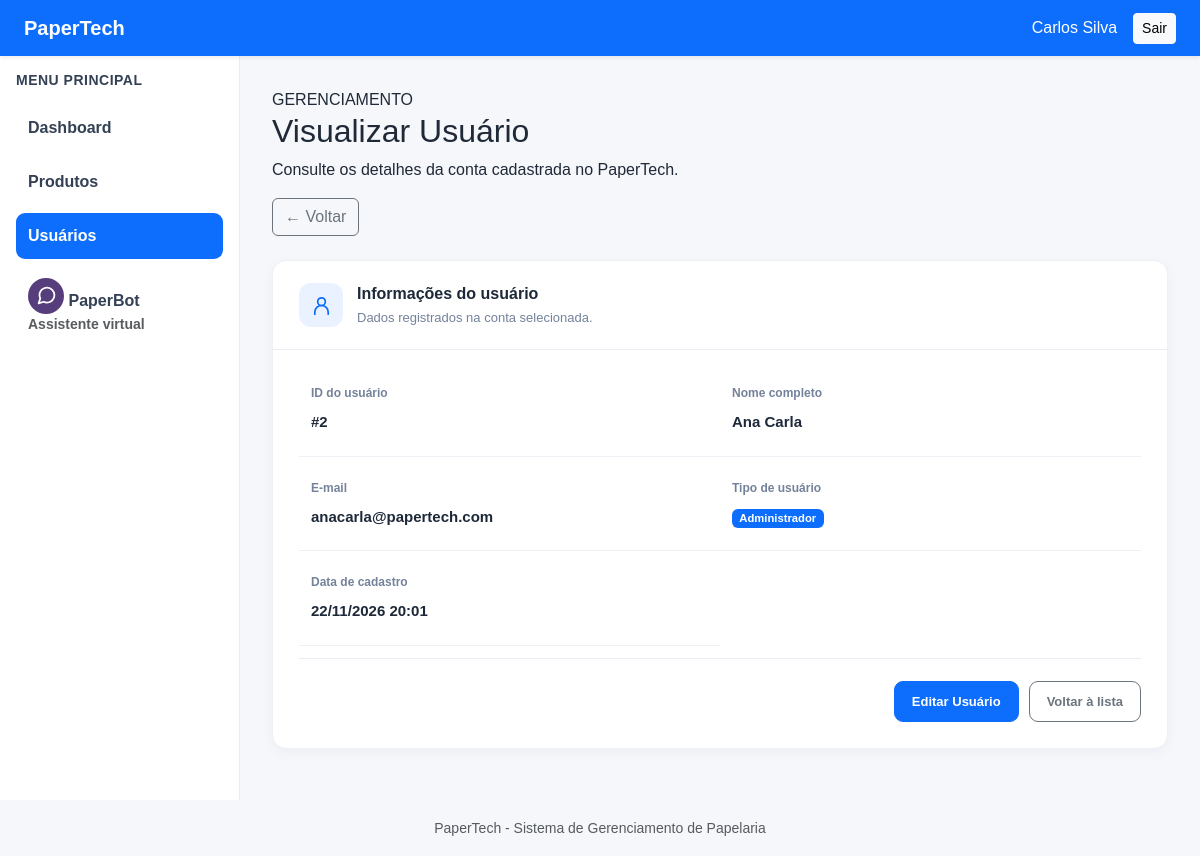
The app's page /modules/usuarios/visualizar.php?id=2 (signed in) with its own data.
### tables this page shows
CREATE TABLE `usuarios` (
  `id` int(11) NOT NULL,
  `nome` varchar(150) NOT NULL,
  `email` varchar(150) NOT NULL,
  `senha` varchar(255) NOT NULL,
  `tipo` enum('admin','funcionario') NOT NULL DEFAULT 'funcionario',
  `data_cadastro` datetime NOT NULL DEFAULT current_timestamp()
);

### modules/usuarios/visualizar.php (the view, shortened to what this page needs)
<?php
require_once __DIR__ . '/../../config/database.php';
$erro = '';
$usuario = null;
$id = filter_input(INPUT_GET, 'id', FILTER_VALIDATE_INT);
if (!$id || $id <= 0) {
    $erro = 'ID de usuário inválido.';
} else {
    $sql = "SELECT id, nome, email, tipo, data_cadastro
            FROM usuarios
            WHERE id = :id";
    $stmt = $pdo->prepare($sql);
    $stmt->execute([':id' => $id]);
    $usuario = $stmt->fetch();
}
?>
<?php require_once __DIR__ . '/../../includes/header.php'; ?>
<div class="main-container">
    <?php require_once __DIR__ . '/../../includes/sidebar.php'; ?>
    <main class="content">
        <div class="page-header mb-4">
            <div>
                <span class="page-eyebrow">GERENCIAMENTO</span>
                <h2>Visualizar Usuário</h2>
                <p>
                    Consulte os detalhes da conta cadastrada no PaperTech.
                </p>
            </div>
            <a href="index.php" class="btn btn-outline-secondary">
                ← Voltar
            </a>
        </div>
        <?php if ($erro): ?>
            <div class="alert alert-danger">
                <?= htmlspecialchars($erro, ENT_QUOTES, 'UTF-8') ?>
            </div>
        <?php else: ?>
            <div class="user-details-card">
                <div class="user-details-header">
                    <div class="user-details-icon">
                        <svg xmlns="http://www.w3.org/2000/svg"
                             width="23" height="23"
                             viewBox="0 0 24 24"
                             fill="none"
                             stroke="currentColor"
                             stroke-width="1.8"
                             stroke-linecap="round"
                             stroke-linejoin="round">
                            <circle cx="12" cy="8" r="4"/>
                            <path d="M5 21v-2a7 7 0 0 1 14 0v2"/>
                        </svg>
                    </div>
                    <div>
                        <h5>Informações do usuário</h5>
                        <p>Dados registrados na conta selecionada.</p>
                    </div>
                </div>
                <div class="user-details-body">
                    <div class="user-detail-item">
                        <span class="user-detail-label">
                            ID do usuário
                        </span>
                        <span class="user-detail-value">
                            #<?= (int) $usuario['id'] ?>
                        </span>
                    </div>
                    <div class="user-detail-item">
                        <span class="user-detail-label">
                            Nome completo
                        </span>
                        <span class="user-detail-value">
                            <?= htmlspecialchars(
                                $usuario['nome'],
                                ENT_QUOTES,
                                'UTF-8'
                            ) ?>
                        </span>
                    </div>
                    <div class="user-detail-item">
                        <span class="user-detail-label">
                            E-mail
                        </span>
                        <span class="user-detail-value">
                            <?= htmlspecialchars(
                                $usuario['email'],
                                ENT_QUOTES,
                                'UTF-8'
                            ) ?>
                        </span>
                    </div>
                    <div class="user-detail-item">
                        <span class="user-detail-label">
                            Tipo de usuário
                        </span>
                        <span class="user-detail-value">
                            <?php if ($usuario['tipo'] === 'admin'): ?>
                                <span class="badge bg-primary">
                                    Administrador
                                </span>
                            <?php else: ?>
                                <span class="badge bg-secondary">
                                    Funcionário
                                </span>
                            <?php endif; ?>
                        </span>
                    </div>
                    <div class="user-detail-item">
                        <span class="user-detail-label">
                            Data de cadastro
                        </span>
                        <span class="user-detail-value">
                            <?= date(
                                'd/m/Y H:i',
                                strtotime($usuario['data_cadastro'])
                            ) ?>
                        </span>
                    </div>
                </div>
                <div class="user-details-footer">
                    <a
                        href="editar.php?id=<?= (int) $usuario['id'] ?>"
                        class="btn btn-primary"
                    >
                        Editar Usuário
                    </a>
                    <a href="index.php" class="btn btn-outline-secondary">
                        Voltar à lista
                    </a>
                </div>
            </div>
        <?php endif; ?>
    </main>
</div>
<?php require_once __DIR__ . '/../../includes/footer.php'; ?>

### public/assets/css/style.css (style rules this page uses)
body { background-color: #f5f7fb; font-family: Arial, Helvetica, sans-serif; min-height: 100vh; display: flex; flex-direction: column; color: #202938; }
.main-container { display: flex; flex: 1; min-width: 0; }
.content { flex: 1; min-width: 0; padding: 32px; }
.user-details-card { background: #ffffff; border: 1px solid #edf0f5; border-radius: 14px; box-shadow: 0 4px 14px rgba(16, 24, 40, 0.04); overflow: hidden; }
.user-details-header { display: flex; align-items: center; gap: 14px; padding: 22px 26px; border-bottom: 1px solid #e9edf3; }
.user-details-icon { width: 44px; height: 44px; display: flex; align-items: center; justify-content: center; flex-shrink: 0; color: #0d6efd; background: #eaf2ff; border-radius: 12px; }
.user-details-header h5 { margin: 0 0 5px; color: #1d2939; font-size: 16px; font-weight: 700; }
.user-details-header p { margin: 0; color: #74829a; font-size: 13px; }
.user-details-body { display: grid; grid-template-columns: repeat(2, minmax(0, 1fr)); gap: 0; padding: 12px 26px; }
.user-detail-item { display: flex; flex-direction: column; gap: 9px; padding: 22px 12px; border-bottom: 1px solid #edf0f5; }
.user-detail-label { color: #74829a; font-size: 12px; font-weight: 600; }
.user-detail-value { color: #1d2939; font-size: 15px; font-weight: 600; overflow-wrap: anywhere; }
.user-details-footer { display: flex; justify-content: flex-end; flex-wrap: wrap; gap: 10px; margin: 0 26px; padding: 22px 0 26px; border-top: 1px solid #e9edf3; }
.user-details-footer .btn { padding: 10px 17px; border-radius: 9px; font-size: 13px; font-weight: 600; }

### records on screen
usuarios: id "2", nome "Ana Carla", email "anacarla@papertech.com", data_cadastro "22/11/2026 20:01"

### other values on screen
$nomeUsuario "Carlos Silva"
